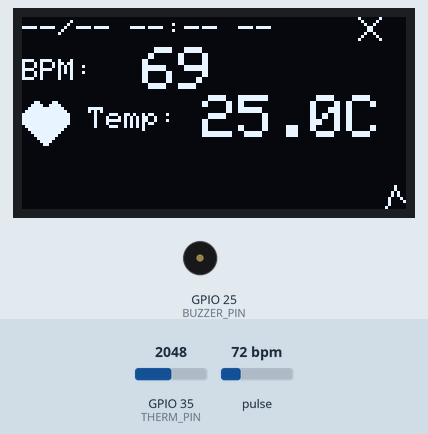
This sketch was run on a simulated ESP32. On the bench: 128×64 one-colour display, buzzer (waves = sounding). Inputs (shaded band) come from the test bench; at power-on: GPIO 35 (THERM_PIN) = 2048, pulse 72 bpm (analog values on the 0–4095 scale). WiFi joins after 1.5 s; servers stay silent unless stated; the local clock reads 2024-03-15 10:24:30 at power-on unless the sketch sets it; what the sketch prints to the serial monitor is not drawn.

Above: at 1.2 s.
1.3 s: GPIO 35 (THERM_PIN) set to 204
At 2.04 s:
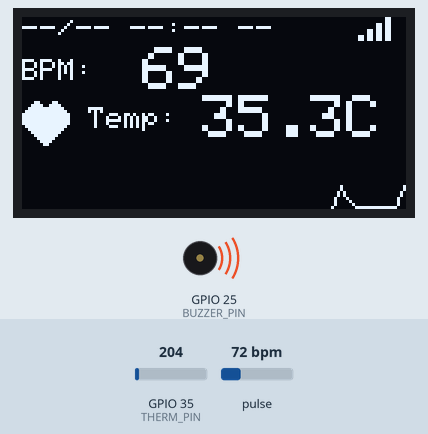
3.7 s: GPIO 35 (THERM_PIN) set to 188
At 4.3 s:
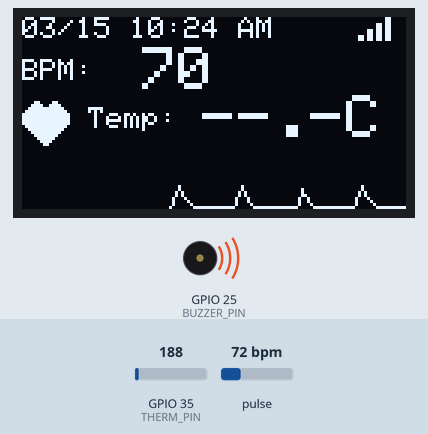
6.0 s: pulse set to 42 bpm
At 6.56 s:
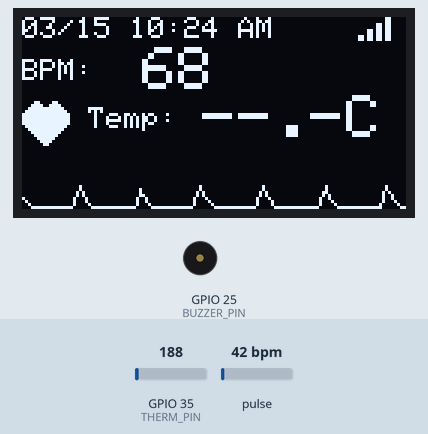
7.8 s: GPIO 35 (THERM_PIN) set to 295
At 8.46 s:
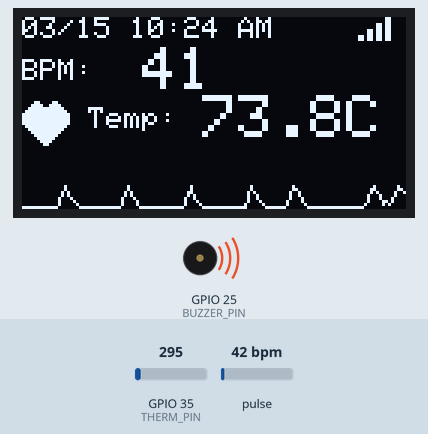
11.1 s: pulse set to 70 bpm
At 12.23 s:
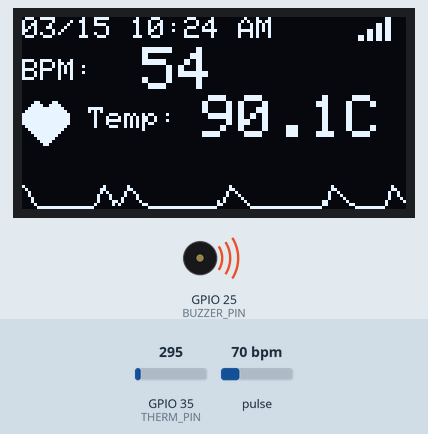
13.5 s: pulse set to 100 bpm
At 14.51 s:
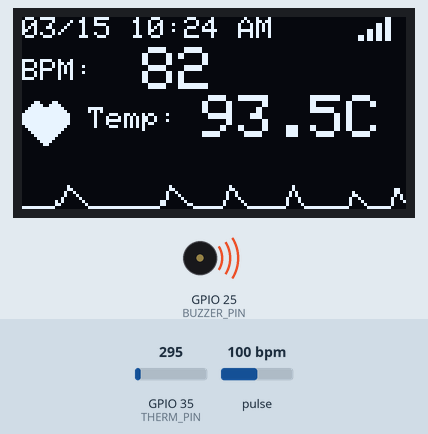
Timing chart, 0 to 16.8 s (numbered marks = the images above; inputs shaded):
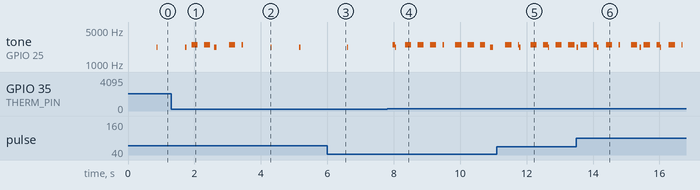

The sketch:

Iot_Smartwatch.ino
```cpp
#include <WiFi.h>
#include <time.h>
#include <WiFiClientSecure.h>
#include <UniversalTelegramBot.h>

#include <Wire.h>
#include <Adafruit_GFX.h>
#include <Adafruit_SSD1306.h>

#include "MAX30105.h"
#include "heartRate.h"
#include <math.h>

// ===================== OLED =====================
#define SCREEN_WIDTH 128
#define SCREEN_HEIGHT 64
#define OLED_ADDR 0x3C
#define OLED_SDA 21
#define OLED_SCL 22
Adafruit_SSD1306 display(SCREEN_WIDTH, SCREEN_HEIGHT, &Wire, -1);

// ===================== MAX30102 =====================
MAX30105 particleSensor;

// ===================== WIFI / NTP =====================
const char* WIFI_SSID = "Alexer";
const char* WIFI_PASS = "1234567890";
const char* TZ_INFO   = "PST-8";

volatile bool timeReady = false;
volatile bool ntpStarted = false;

// ===== FIXED WIFI STATE MACHINE =====
unsigned long wifiAttemptStartMs = 0;
unsigned long lastWifiActionMs   = 0;
bool wifiBeginCalled = false;

const unsigned long WIFI_RETRY_INTERVAL_MS  = 1000;
const unsigned long WIFI_CONNECT_TIMEOUT_MS = 12000;

unsigned long lastNtpKickMs = 0;
const unsigned long NTP_KICK_MS = 1200;

bool wifiConnected() { return WiFi.status() == WL_CONNECTED; }

void wifiBeginOnce() {
  WiFi.mode(WIFI_STA);
  WiFi.setSleep(false);
  WiFi.begin(WIFI_SSID, WIFI_PASS);
  wifiAttemptStartMs = millis();
  wifiBeginCalled = true;
}

void wifiService() {
  if (!wifiBeginCalled) {
    wifiBeginOnce();
    return;
  }

  if (WiFi.status() == WL_CONNECTED) return;

  if (millis() - lastWifiActionMs < WIFI_RETRY_INTERVAL_MS) return;
  lastWifiActionMs = millis();

  if (millis() - wifiAttemptStartMs > WIFI_CONNECT_TIMEOUT_MS) {
    WiFi.disconnect();
    delay(50);
    WiFi.begin(WIFI_SSID, WIFI_PASS);
    wifiAttemptStartMs = millis();
  }
}

void startWiFi() {
  wifiBeginCalled = false;
  wifiBeginOnce();
}

bool tryUpdateTime(unsigned long timeoutMs = 10) {
  struct tm t;
  if (getLocalTime(&t, timeoutMs)) {
    timeReady = true;
    return true;
  }
  return false;
}

void startNtpOnce() {
  configTzTime(TZ_INFO, "pool.ntp.org", "time.google.com");
  ntpStarted = true;
}

// ===================== TELEGRAM =====================
const char* BOT_TOKEN = "7950607842:AAE5sAQK5m41bgRjZ9j2n-PPa5QHa1dKbQc";
const char* CHAT_ID   = "5222698834";

WiFiClientSecure tgClient;
UniversalTelegramBot bot(BOT_TOKEN, tgClient);

unsigned long lastBotPollMs = 0;
const unsigned long BOT_POLL_MS = 1200;

const unsigned long ALERT_COOLDOWN_MS = 60000;
unsigned long lastBpmAlertMs  = 0;
unsigned long lastTempAlertMs = 0;

bool lastWiFiState = false;

// ===================== TIME HELPERS =====================
String getDateTimeString() {
  if (!timeReady) return String("(syncing)");
  struct tm t;
  if (!getLocalTime(&t, 20)) return String("(syncing)");

  int hour12 = t.tm_hour % 12;
  if (hour12 == 0) hour12 = 12;
  const char* ap = (t.tm_hour >= 12) ? "PM" : "AM";

  char buf[28];
  snprintf(buf, sizeof(buf), "%02d/%02d %02d:%02d:%02d %s",
           t.tm_mon + 1, t.tm_mday, hour12, t.tm_min, t.tm_sec, ap);
  return String(buf);
}

String getTimeOnly12h() {
  if (!timeReady) return String("--:-- --");
  struct tm t;
  if (!getLocalTime(&t, 10)) return String("--:-- --");
  int hour12 = t.tm_hour % 12;
  if (hour12 == 0) hour12 = 12;
  const char* ap = (t.tm_hour >= 12) ? "PM" : "AM";
  char buf[12];
  snprintf(buf, sizeof(buf), "%02d:%02d %s", hour12, t.tm_min, ap);
  return String(buf);
}

String getDateOnly() {
  if (!timeReady) return String("--/--");
  struct tm t;
  if (!getLocalTime(&t, 10)) return String("--/--");
  char buf[8];
  snprintf(buf, sizeof(buf), "%02d/%02d", t.tm_mon + 1, t.tm_mday);
  return String(buf);
}

// ===================== SHARED VITALS =====================
volatile bool fingerPresent = false;
volatile int  beatAvg = 0;
volatile unsigned long lastBeatMsShared = 0;

volatile bool tempValid = false;
volatile float bodyC = NAN;
volatile unsigned long lastTempValidMs = 0;

// ===================== THERMISTOR =====================
#define THERM_PIN 35
const float SERIES_RESISTOR = 10000.0;
const float THERM_NOMINAL   = 10000.0;
const float TEMP_NOMINAL_C  = 25.0;
const float B_COEFF         = 3950.0;
const float TEMP_OFFSET     = 0.0;

unsigned long lastTempMs = 0;
const unsigned long TEMP_INTERVAL_MS = 350;
const float TEMP_ALPHA = 0.12f;
const float HIGH_TEMP_C = 38.0f;

bool readBodyTempRaw(float &outC) {
  const int SAMPLES = 18;
  long mvSum = 0;
  for (int i = 0; i < SAMPLES; i++) {
    mvSum += analogReadMilliVolts(THERM_PIN);
    delay(2);
  }

  float mv = mvSum / (float)SAMPLES;
  float v  = mv / 1000.0f;
  const float VCC = 3.3f;
  if (v < 0.02f || v > (VCC - 0.02f)) return false;

  float rA = SERIES_RESISTOR * (v / (VCC - v));
  float rB = SERIES_RESISTOR * ((VCC - v) / v);

  auto score = [](float r) {
    if (r < 500.0f || r > 500000.0f) return 999999.0f;
    return fabs(r - 10000.0f);
  };

  float rTherm = (score(rA) <= score(rB)) ? rA : rB;
  if (rTherm < 200.0f || rTherm > 500000.0f) return false;

  float invT = (1.0f / (TEMP_NOMINAL_C + 273.15f)) + (log(rTherm / THERM_NOMINAL) / B_COEFF);
  float T = 1.0f / invT;
  outC = (T - 273.15f) + TEMP_OFFSET;

  if (outC < -10.0f || outC > 120.0f) return false;
  return true;
}

void updateBodyTempI2CTask() {
  unsigned long now = millis();
  if (now - lastTempMs < TEMP_INTERVAL_MS) return;
  lastTempMs = now;

  float tC;
  bool ok = readBodyTempRaw(tC);
  tempValid = ok;
  if (!ok) return;

  float cur = bodyC;
  if (isnan(cur)) cur = tC;
  cur = TEMP_ALPHA * tC + (1.0f - TEMP_ALPHA) * cur;
  bodyC = cur;
  lastTempValidMs = now;
}

// ===================== BUZZER =====================
#define BUZZER_PIN 25
const int BUZZER_RES = 8;
const int HIGH_BPM = 120;

void buzzerInit() {
  ledcAttach(BUZZER_PIN, 4000, BUZZER_RES);
  ledcWrite(BUZZER_PIN, 0);
}
inline void buzzerToneDuty(int freq, int duty) {
  duty = constrain(duty, 0, 255);
  ledcWriteTone(BUZZER_PIN, freq);
  ledcWrite(BUZZER_PIN, duty);
}
inline void buzzerOff() { ledcWrite(BUZZER_PIN, 0); }

unsigned long beatBeepUntilMs = 0;
void beepOnBeatNB() {
  buzzerToneDuty(2200, 170);
  beatBeepUntilMs = millis() + 35;
}

unsigned long alertTickMs = 0;
bool alertOn = false;
void alertService(bool highBpm, bool highTemp) {
  if (!(highBpm || highTemp)) {
    alertOn = false;
    return;
  }
  if (millis() - alertTickMs >= 150) {
    alertTickMs = millis();
    alertOn = !alertOn;
    if (alertOn) {
      int f = 2500;
      if (highBpm) f = 3000;
      if (highBpm && highTemp) f = 3300;
      buzzerToneDuty(f, 230);
    } else {
      buzzerOff();
    }
  }
}
void beepService() {
  if (beatBeepUntilMs && millis() > beatBeepUntilMs) {
    buzzerOff();
    beatBeepUntilMs = 0;
  }
}

// ===================== WIFI ICON =====================
int wifiBarsFromRSSI(int rssi) {
  if (rssi >= -55) return 3;
  if (rssi >= -67) return 2;
  if (rssi >= -80) return 1;
  return 0;
}
void drawWifiIcon(int x, int y) {
  if (!wifiConnected()) {
    display.drawLine(x, y, x + 7, y + 7, SSD1306_WHITE);
    display.drawLine(x + 7, y, x, y + 7, SSD1306_WHITE);
    return;
  }
  int bars = wifiBarsFromRSSI(WiFi.RSSI());
  int bx = x;
  for (int i = 0; i < 4; i++) {
    int h = (i + 1) * 2;
    int top = (y + 7) - h + 1;
    if (i <= bars) display.fillRect(bx, top, 2, h, SSD1306_WHITE);
    else display.drawRect(bx, top, 2, h, SSD1306_WHITE);
    bx += 3;
  }
}

// ===================== HEART ICON =====================
const unsigned char heart16[] PROGMEM = {
  0b00001100,0b00110000,
  0b00011110,0b01111000,
  0b00111111,0b11111100,
  0b01111111,0b11111110,
  0b11111111,0b11111111,
  0b11111111,0b11111111,
  0b11111111,0b11111111,
  0b11111111,0b11111111,
  0b01111111,0b11111110,
  0b00111111,0b11111100,
  0b00011111,0b11111000,
  0b00001111,0b11110000,
  0b00000111,0b11100000,
  0b00000011,0b11000000,
  0b00000001,0b10000000,
  0b00000000,0b00000000
};

// ===================== GRAPH =====================
static const int GRAPH_Y = 54;
static const int GRAPH_H = 10;
uint8_t graphVals[SCREEN_WIDTH];

void graphClear() {
  for (int i = 0; i < SCREEN_WIDTH; i++) graphVals[i] = 255;
}
void graphPush(uint8_t v) {
  for (int i = 0; i < SCREEN_WIDTH - 1; i++) graphVals[i] = graphVals[i + 1];
  graphVals[SCREEN_WIDTH - 1] = v;
}
void drawGraphLine() {
  for (int x = 1; x < SCREEN_WIDTH; x++) {
    if (graphVals[x - 1] == 255 || graphVals[x] == 255) continue;
    int y0 = (GRAPH_Y + GRAPH_H - 1) - graphVals[x - 1];
    int y1 = (GRAPH_Y + GRAPH_H - 1) - graphVals[x];
    display.drawLine(x - 1, y0, x, y1, SSD1306_WHITE);
  }
}
uint8_t pulseWave(unsigned long now, int bpm, unsigned long lastBeatMs) {
  if (bpm <= 0 || lastBeatMs == 0) return 0;
  float period = 60000.0f / (float)bpm;
  float phase  = fmod((now - lastBeatMs) / period, 1.0f);

  const float RISE = 0.10f;
  const float FALL = 0.30f;

  float amp = 0.0f;
  if (phase < RISE) amp = phase / RISE;
  else if (phase < (RISE + FALL)) {
    float t = (phase - RISE) / FALL;
    amp = 1.0f - t;
    amp = amp * amp;
  } else amp = 0.0f;

  amp = constrain(amp, 0.0f, 1.0f);
  return (uint8_t)(amp * (GRAPH_H - 2));
}

// ===================== FAST PULSE SETTINGS =====================
const byte RATE_SIZE = 2;   // mas mabilis update
byte rates[RATE_SIZE];
byte rateSpot = 0;
long lastBeat = 0;

uint8_t irPower  = 0xA0;
uint8_t redPower = 0x18;    // visible red LED ON

const uint8_t IR_POWER_MIN  = 0x45;
const uint8_t RED_POWER_MIN = 0x08;
const uint8_t RED_POWER_MAX = 0x30;

const long IR_CLIP    = 260000;
const long IR_CLIP_HI = 240000;

const long IR_TARGET = 100000;
const long IR_LOW    = 22000;
const long IR_HIGH   = 190000;

const long CONTACT_IR_MIN = 15000;  // mas mabilis contact detect

unsigned long lastNoContactMs   = 0;
unsigned long contactStartMs    = 0;
unsigned long lastGoodBeatMs    = 0;
volatile uint8_t presentScore   = 0;

// ===================== CORE 1 TASK =====================
void i2cSensorDisplayTask(void* pv) {
  unsigned long lastLedTuneMs = 0;
  const unsigned long DISP_INTERVAL_MS = 25;
  unsigned long lastDispMs = 0;

  while (true) {
    unsigned long now = millis();

    long irValue = particleSensor.getIR();
    bool clipped = (irValue >= IR_CLIP);

    bool contact = (!clipped) && (irValue >= CONTACT_IR_MIN);

    if (contact) {
      if (presentScore < 10) presentScore++;
      if (contactStartMs == 0) contactStartMs = now;
    } else {
      if (presentScore > 0) presentScore--;
      contactStartMs = 0;
      lastNoContactMs = now;
    }

    fingerPresent = (presentScore >= 1);
    bool contactStable = (contactStartMs != 0) && (now - contactStartMs > 350);

    // adaptive LED power
    if (now - lastLedTuneMs > 100) {
      lastLedTuneMs = now;

      if (irValue >= IR_CLIP_HI) {
        irPower = (uint8_t)max((int)IR_POWER_MIN, (int)irPower - 0x18);
      } else if (contact) {
        if (irValue < IR_LOW) irPower = (uint8_t)min(255, (int)irPower + 0x12);
        else if (irValue > IR_HIGH) irPower = (uint8_t)max((int)IR_POWER_MIN, (int)irPower - 0x12);
        else {
          if (irValue < IR_TARGET) irPower = (uint8_t)min(255, (int)irPower + 0x06);
          else                     irPower = (uint8_t)max((int)IR_POWER_MIN, (int)irPower - 0x06);
        }
      } else {
        irPower = (uint8_t)max((int)IR_POWER_MIN, (int)irPower - 0x06);
      }

      if (contact) redPower = constrain((int)(irPower / 8), RED_POWER_MIN, RED_POWER_MAX);
      else redPower = RED_POWER_MIN;

      particleSensor.setPulseAmplitudeIR(irPower);
      particleSensor.setPulseAmplitudeRed(redPower);
    }

    updateBodyTempI2CTask();

    // reset when finger removed
    if (!contact && (now - lastNoContactMs > 400)) {
      beatAvg = 0;
      lastBeat = 0;
      lastBeatMsShared = 0;
      lastGoodBeatMs = 0;
      for (int i = 0; i < RATE_SIZE; i++) rates[i] = 0;
      rateSpot = 0;
      graphClear();
    }

    // reset when reading is stuck
    if (fingerPresent && lastGoodBeatMs != 0 && (now - lastGoodBeatMs > 2500)) {
      beatAvg = 0;
      lastBeatMsShared = 0;
      for (int i = 0; i < RATE_SIZE; i++) rates[i] = 0;
      rateSpot = 0;
    }

    // pulse detection
    if (contactStable) {
      if (checkForBeat(irValue)) {
        long delta = millis() - lastBeat;
        lastBeat = millis();
        lastBeatMsShared = (unsigned long)lastBeat;

        if (delta > 0) {
          float bpm = 60.0f / (delta / 1000.0f);

          if (bpm > 40 && bpm < 220) {
            rates[rateSpot++] = (byte)bpm;
            rateSpot %= RATE_SIZE;

            int sum = 0;
            int validCount = 0;
            for (byte x = 0; x < RATE_SIZE; x++) {
              if (rates[x] > 0) {
                sum += rates[x];
                validCount++;
              }
            }

            if (validCount > 0) {
              beatAvg = sum / validCount;
              lastGoodBeatMs = now;
            }

            beepOnBeatNB();
          }
        }
      }
    }

    bool highBpm  = (fingerPresent && beatAvg >= HIGH_BPM && beatAvg > 0);
    bool highTemp = (tempValid && !isnan((float)bodyC) && ((float)bodyC) >= HIGH_TEMP_C);
    alertService(highBpm, highTemp);
    beepService();

    if (now - lastDispMs > DISP_INTERVAL_MS) {
      lastDispMs = now;

      display.clearDisplay();

      display.setTextSize(1);
      display.setTextColor(SSD1306_WHITE);
      display.setCursor(0, 0);
      display.print(getDateOnly());
      display.print(" ");
      display.print(getTimeOnly12h());
      drawWifiIcon(112, 0);

      display.setCursor(0, 14);
      display.setTextSize(1);
      display.print("BPM:");

      display.setTextSize(2);
      display.setCursor(40, 10);
      if (fingerPresent && beatAvg > 0) display.print(beatAvg);
      else display.print("--");

      display.drawBitmap(0, 28, heart16, 16, 16, SSD1306_WHITE);

      display.setTextSize(1);
      display.setCursor(22, 30);
      display.print("Temp:");

      display.setTextSize(2);
      display.setCursor(60, 26);
      if (tempValid && !isnan((float)bodyC)) {
        display.print((float)bodyC, 1);
        display.print("C");
      } else {
        display.print("--.-C");
      }

      uint8_t v = (fingerPresent && beatAvg > 0) ? pulseWave(now, beatAvg, lastBeatMsShared) : 255;
      graphPush(v);
      drawGraphLine();

      display.display();
    }

    static unsigned long lastDbg = 0;
    if (now - lastDbg > 500) {
      lastDbg = now;
      Serial.print("IR="); Serial.print(irValue);
      Serial.print(" pwrIR="); Serial.print(irPower);
      Serial.print(" pwrRED="); Serial.print(redPower);
      Serial.print(" score="); Serial.print(presentScore);
      Serial.print(" stable="); Serial.print((int)contactStable);
      Serial.print(" bpm="); Serial.println(beatAvg);
    }

    vTaskDelay(1);
  }
}

// ===================== TELEGRAM =====================
String normalizeCmd(String s) {
  s.trim();
  s.toLowerCase();
  if (s.startsWith("/")) s.remove(0, 1);
  int at = s.indexOf('@');
  if (at >= 0) s = s.substring(0, at);
  return s;
}

String vitalsText(bool incPulse, bool incTemp, bool incStatus) {
  String msg;
  msg += "⌚ *IoT Smart Watch*\n";
  msg += "🕒 *Time:* " + getDateTimeString() + "\n";

  if (incStatus) {
    msg += "📶 *WiFi:* ";
    msg += wifiConnected() ? "Connected" : "Disconnected";
    if (wifiConnected()) msg += " (" + String(WiFi.RSSI()) + " dBm)";
    msg += "\n";
  }

  if (incPulse) {
    msg += "❤️ *Pulse:* ";
    if (!fingerPresent) msg += "--\n";
    else if (beatAvg <= 0) msg += "..\n";
    else msg += String(beatAvg) + " BPM\n";
  }

  if (incTemp) {
    msg += "🌡️ *Temp:* ";
    if (!tempValid || isnan((float)bodyC)) msg += "--\n";
    else msg += String((float)bodyC, 1) + " °C\n";
  }

  return msg;
}

void handleTelegramOnce() {
  if (!wifiConnected()) return;

  int numNew = bot.getUpdates(bot.last_message_received + 1);
  if (!numNew) return;

  for (int i = 0; i < numNew; i++) {
    if (bot.messages[i].chat_id != String(CHAT_ID)) continue;
    String cmd = normalizeCmd(bot.messages[i].text);

    if (cmd == "start") {
      bot.sendMessage(CHAT_ID, "✅ *IoT Smart Watch*\n/use /help", "Markdown");
    } else if (cmd == "help") {
      bot.sendMessage(CHAT_ID, "📌 *Commands*\n/start\n/help\n/status\n/pulse\n/temp\n/vitals\n", "Markdown");
    } else if (cmd == "status") {
      bot.sendMessage(CHAT_ID, vitalsText(false, false, true), "Markdown");
    } else if (cmd == "pulse") {
      bot.sendMessage(CHAT_ID, vitalsText(true, false, false), "Markdown");
    } else if (cmd == "temp") {
      bot.sendMessage(CHAT_ID, vitalsText(false, true, false), "Markdown");
    } else if (cmd == "vitals") {
      bot.sendMessage(CHAT_ID, vitalsText(true, true, false), "Markdown");
    } else {
      bot.sendMessage(CHAT_ID, "❓ Unknown command. Type */help*.", "Markdown");
    }
  }
}

// ===================== SETUP =====================
void setup() {
  Serial.begin(115200);

  Wire.begin(OLED_SDA, OLED_SCL);

  display.begin(SSD1306_SWITCHCAPVCC, OLED_ADDR);
  display.setTextWrap(false);
  display.clearDisplay();
  display.display();

  analogReadResolution(12);
  analogSetAttenuation(ADC_11db);

  buzzerInit();
  graphClear();

  startWiFi();

  tgClient.setInsecure();
  tgClient.setTimeout(250);

  if (!particleSensor.begin(Wire, I2C_SPEED_FAST)) {
    Serial.println("MAX30102 not found");
    while (1) delay(100);
  }

  // mas mabilis kaysa dati
  // brightness, sampleAverage, ledMode, sampleRate, pulseWidth, adcRange
  particleSensor.setup(0xA0, 4, 2, 400, 215, 16384);

  particleSensor.setPulseAmplitudeIR(irPower);
  particleSensor.setPulseAmplitudeRed(redPower);

  xTaskCreatePinnedToCore(
    i2cSensorDisplayTask,
    "i2cSensorDisplayTask",
    12000,
    nullptr,
    2,
    nullptr,
    1
  );
}

// ===================== LOOP =====================
void loop() {
  unsigned long now = millis();

  wifiService();

  if (!wifiConnected()) {
    timeReady = false;
    ntpStarted = false;
  } else {
    if (!ntpStarted) {
      startNtpOnce();
      lastNtpKickMs = now;
    }
    if (!timeReady && now - lastNtpKickMs > NTP_KICK_MS) {
      lastNtpKickMs = now;
      tryUpdateTime(8);
    }
  }

  bool w = wifiConnected();
  if (w && !lastWiFiState) bot.sendMessage(CHAT_ID, "⌚ IOT Smart Watch Connected", "");
  lastWiFiState = w;

  if (wifiConnected() && (now - lastBotPollMs > BOT_POLL_MS)) {
    lastBotPollMs = now;
    handleTelegramOnce();
  }

  bool highBpm  = (fingerPresent && beatAvg >= HIGH_BPM && beatAvg > 0);
  bool highTemp = (tempValid && !isnan((float)bodyC) && ((float)bodyC) >= HIGH_TEMP_C);

  if (wifiConnected()) {
    if (highBpm && (now - lastBpmAlertMs > ALERT_COOLDOWN_MS)) {
      String msg = "🚨 ALERT\n";
      msg += "❤️ Pulse: " + String(beatAvg) + " BPM\n";
      msg += "🌡️ Temp: " + (tempValid && !isnan((float)bodyC) ? String((float)bodyC, 1) + " °C\n" : String("--\n"));
      msg += "🕒 Time: " + getDateTimeString();
      bot.sendMessage(CHAT_ID, msg, "");
      lastBpmAlertMs = now;
    }

    if (highTemp && (now - lastTempAlertMs > ALERT_COOLDOWN_MS)) {
      String msg = "🚨 ALERT\n";
      msg += "🥤 Drink water Temperature is High\n";
      msg += "🌡️ Temp: " + String((float)bodyC, 1) + " °C\n";
      msg += "❤️ Pulse: " + (fingerPresent && beatAvg > 0 ? String(beatAvg) + " BPM\n" : String("--\n"));
      msg += "🕒 Time: " + getDateTimeString();
      bot.sendMessage(CHAT_ID, msg, "");
      lastTempAlertMs = now;
    }
  }

  delay(2);
}
```

Measured:
- the behaviour switches between 197 and 196 on GPIO 35 (THERM_PIN) (found by bisection; images 1 and 2)
- after the input at 3.7 s, the display: first differs from a run without the input after 0.39 s (image 2 shows a later state)
- after the input at 7.8 s, the display: first differs from a run without the input after 0.45 s (image 4 shows a later state)
- by itself, tone on GPIO 25 (BUZZER_PIN): plays 2200 Hz for 0.04 s, 2500 Hz for 0.19 s, 2500 Hz for 0.11 s, 2200 Hz for 0.04 s, 2500 Hz for 0.19 s, 2500 Hz for 0.04 s … (13 notes in this stretch)
